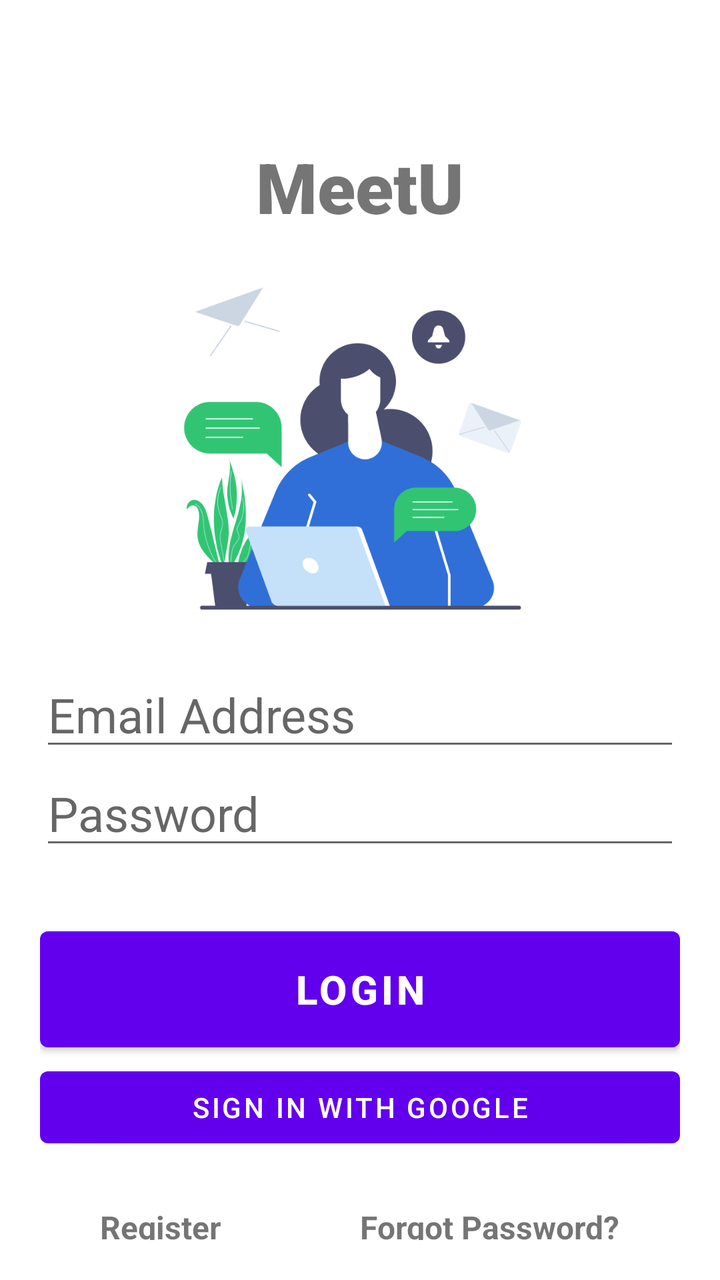
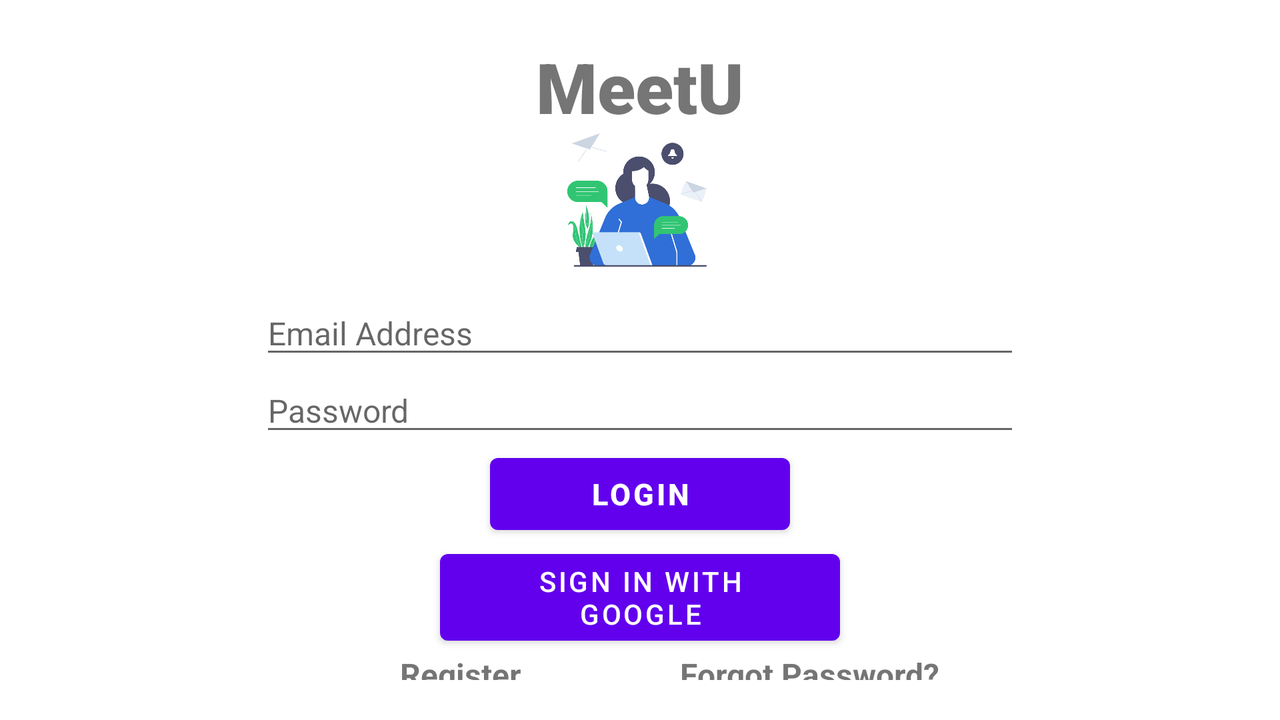

Two renders of one Android screen. The first uses the default layout on a phone; the second uses the alternative layout the repository ships for a different screen configuration, on a matching device. The two XML files are below.
<!-- AndroidManifest.xml: application theme Theme.MeetU -->
<!-- res/layout/activity_main.xml -->
<?xml version="1.0" encoding="utf-8"?>
<RelativeLayout xmlns:android="http://schemas.android.com/apk/res/android"
    xmlns:app="http://schemas.android.com/apk/res-auto"
    xmlns:tools="http://schemas.android.com/tools"
    android:layout_width="match_parent"
    android:layout_height="match_parent"
    android:padding="20dp"
    android:background="@color/white"
    tools:context=".Activities.WelcomeActivity">

    <TextView
        android:id="@+id/banner"
        android:layout_centerHorizontal="true"
        android:layout_marginTop="50dp"
        android:layout_width="wrap_content"
        android:layout_height="wrap_content"
        android:text="MeetU"
        android:textSize="35sp"
        android:textAlignment="center"
        android:textStyle="bold"
        android:fontFamily="sans-serif-black"
        />

    <ImageView
        android:id="@+id/loginImage"
        android:layout_width="210dp"
        android:layout_height="245dp"
        android:layout_below="@+id/banner"
        android:layout_centerInParent="true"
        app:srcCompat="@drawable/login" />

    <EditText
        android:id="@+id/login_email"
        android:layout_width="380dp"
        android:layout_height="wrap_content"
        android:layout_below="@+id/loginImage"
        android:layout_centerVertical="true"
        android:layout_marginTop="-31dp"
        android:hint="Email Address"
        android:inputType="textEmailAddress"
        android:textSize="24sp" />

    <EditText
        android:id="@+id/login_password"
        android:layout_width="380dp"
        android:layout_height="wrap_content"
        android:layout_below="@+id/login_email"
        android:layout_centerInParent="true"
        android:ems="10"
        android:hint="Password"
        android:inputType="textPassword"
        android:textSize="24sp" />

    <Button
        android:id="@+id/signIn"
        android:layout_width="380dp"
        android:layout_height="70dp"
        android:layout_below="@+id/login_password"
        android:layout_centerInParent="true"
        android:layout_marginTop="30dp"
        android:text="Login"
        android:textSize="20sp"
        android:textStyle="bold" />

    <Button
        android:id="@+id/google_signIn"
        android:layout_width="match_parent"
        android:layout_height="wrap_content"
        android:layout_below="@+id/signIn"
        android:elevation="8dp"
        android:text="Sign In with Google"
        android:textColor="#fff" />

    <TextView
        android:id="@+id/forgotPassword"
        android:layout_width="wrap_content"
        android:layout_height="wrap_content"
        android:layout_marginLeft="50dp"
        android:layout_marginRight="30dp"
        android:layout_marginTop="25dp"
        android:text="Forgot Password?"
        android:textSize="16sp"
        android:textStyle="bold"
        android:layout_alignParentRight="true"
        android:layout_below="@+id/google_signIn"
        />

    <TextView
        android:id="@+id/register"
        android:layout_width="wrap_content"
        android:layout_height="wrap_content"
        android:text="Register"
        android:textSize="16sp"
        android:textStyle="bold"
        android:layout_marginTop="25dp"
        android:layout_marginLeft="30dp"
        android:layout_alignParentLeft="true"
        android:layout_below="@+id/google_signIn"
        />

    <ProgressBar
        android:id="@+id/progressBar"
        style="?android:attr/progressBarStyleLarge"
        android:layout_width="wrap_content"
        android:layout_height="wrap_content"
        android:layout_centerInParent="true"
        android:visibility="gone"
        />

</RelativeLayout>
<!-- resources referenced by this layout -->
<resources>
  <!-- drawable login: png bitmap (drawable-v24, 47400 bytes) -->
  <style name="Theme.MeetU" parent="Theme.MaterialComponents.DayNight.NoActionBar">
          
          <item name="colorPrimary">@color/purple_500</item>
          <item name="colorPrimaryVariant">@color/purple_700</item>
          <item name="colorOnPrimary">@color/white</item>
          
          <item name="colorSecondary">@color/teal_200</item>
          <item name="colorSecondaryVariant">@color/teal_700</item>
          <item name="colorOnSecondary">@color/black</item>
          
          <item name="android:statusBarColor" tools:targetApi="l">?attr/colorPrimaryVariant</item>
          
      </style>
</resources>
<!-- res/layout-land/activity_main.xml (the repository's variant of the layout above) -->
<!-- drawn on the phone turned sideways -->
<?xml version="1.0" encoding="utf-8"?>
<RelativeLayout xmlns:android="http://schemas.android.com/apk/res/android"
    xmlns:app="http://schemas.android.com/apk/res-auto"
    xmlns:tools="http://schemas.android.com/tools"
    android:layout_width="match_parent"
    android:layout_height="match_parent"
    android:padding="20dp"
    android:background="@color/white"
    tools:context=".Activities.WelcomeActivity">

    <TextView
        android:id="@+id/banner"
        android:layout_width="wrap_content"
        android:layout_height="wrap_content"
        android:layout_centerHorizontal="true"
        android:fontFamily="sans-serif-black"
        android:text="MeetU"
        android:textAlignment="center"
        android:textSize="35sp"
        android:textStyle="bold" />

    <ImageView
        android:id="@+id/loginImage"
        android:layout_width="126dp"
        android:layout_height="79dp"
        android:layout_below="@+id/banner"
        android:layout_centerInParent="true"
        app:srcCompat="@drawable/login" />

    <EditText
        android:id="@+id/login_email"
        android:layout_width="380dp"
        android:layout_height="wrap_content"
        android:layout_below="@+id/loginImage"
        android:layout_centerInParent="true"
        android:hint="Email Address"
        android:inputType="textEmailAddress"
        android:textSize="16sp" />

    <EditText
        android:id="@+id/login_password"
        android:layout_width="380dp"
        android:layout_height="wrap_content"
        android:layout_below="@+id/login_email"
        android:layout_centerInParent="true"
        android:ems="10"
        android:hint="Password"
        android:inputType="textPassword"
        android:textSize="16sp" />

    <Button
        android:id="@+id/signIn"
        android:layout_width="150dp"
        android:layout_height="wrap_content"
        android:layout_below="@+id/login_password"
        android:layout_centerInParent="true"
        android:text="Login"
        android:textSize="15sp"
        android:textStyle="bold" />

    <Button
        android:id="@+id/google_signIn"
        android:layout_width="200dp"
        android:layout_height="wrap_content"
        android:layout_below="@+id/signIn"
        android:layout_centerInParent="true"
        android:elevation="8dp"
        android:text="Sign In with Google"
        android:textColor="#fff"
        android:textSize="14sp" />

    <TextView
        android:id="@+id/forgotPassword"
        android:layout_width="wrap_content"
        android:layout_height="wrap_content"
        android:layout_marginStart="50dp"
        android:layout_marginEnd="150dp"
        android:text="Forgot Password?"
        android:textSize="16sp"
        android:textStyle="bold"
        android:layout_alignParentEnd="true"
        android:layout_below="@+id/google_signIn"
        />

    <TextView
        android:id="@+id/register"
        android:layout_width="wrap_content"
        android:layout_height="wrap_content"
        android:layout_below="@+id/google_signIn"
        android:layout_alignParentStart="true"
        android:layout_marginStart="180dp"
        android:text="Register"
        android:textSize="16sp"
        android:textStyle="bold" />

    <ProgressBar
        android:id="@+id/progressBar"
        style="?android:attr/progressBarStyleLarge"
        android:layout_width="wrap_content"
        android:layout_height="wrap_content"
        android:layout_centerInParent="true"
        android:visibility="gone"
        />

</RelativeLayout>
